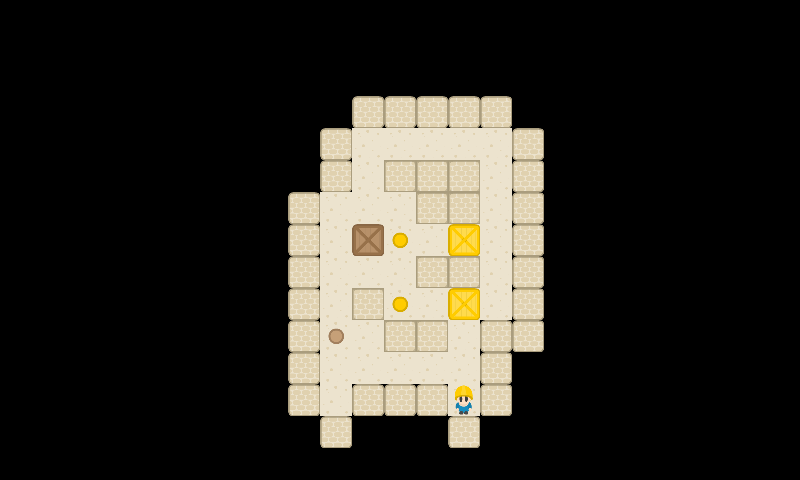

Tiled map render using the project's own tile images. Description and the map definition, with tile-layer contents summarised, below:
An orthogonal 25x15 tile map with 32x32 px tiles, 2 tile layers (StaticMap, Objetos).

<map version="1.0" orientation="orthogonal" renderorder="right-down" width="25" height="15" tilewidth="32" tileheight="32">
 <tileset firstgid="1" source="Tileset.tsx" />
 <layer name="StaticMap" width="25" height="15">
  <data>[375 cells, 75 non-empty, 3 distinct tile ids]</data>
 </layer>
 <layer name="Objetos" width="25" height="15">
  <data>[375 cells, 7 non-empty, 5 distinct tile ids]</data>
 </layer>
</map>
